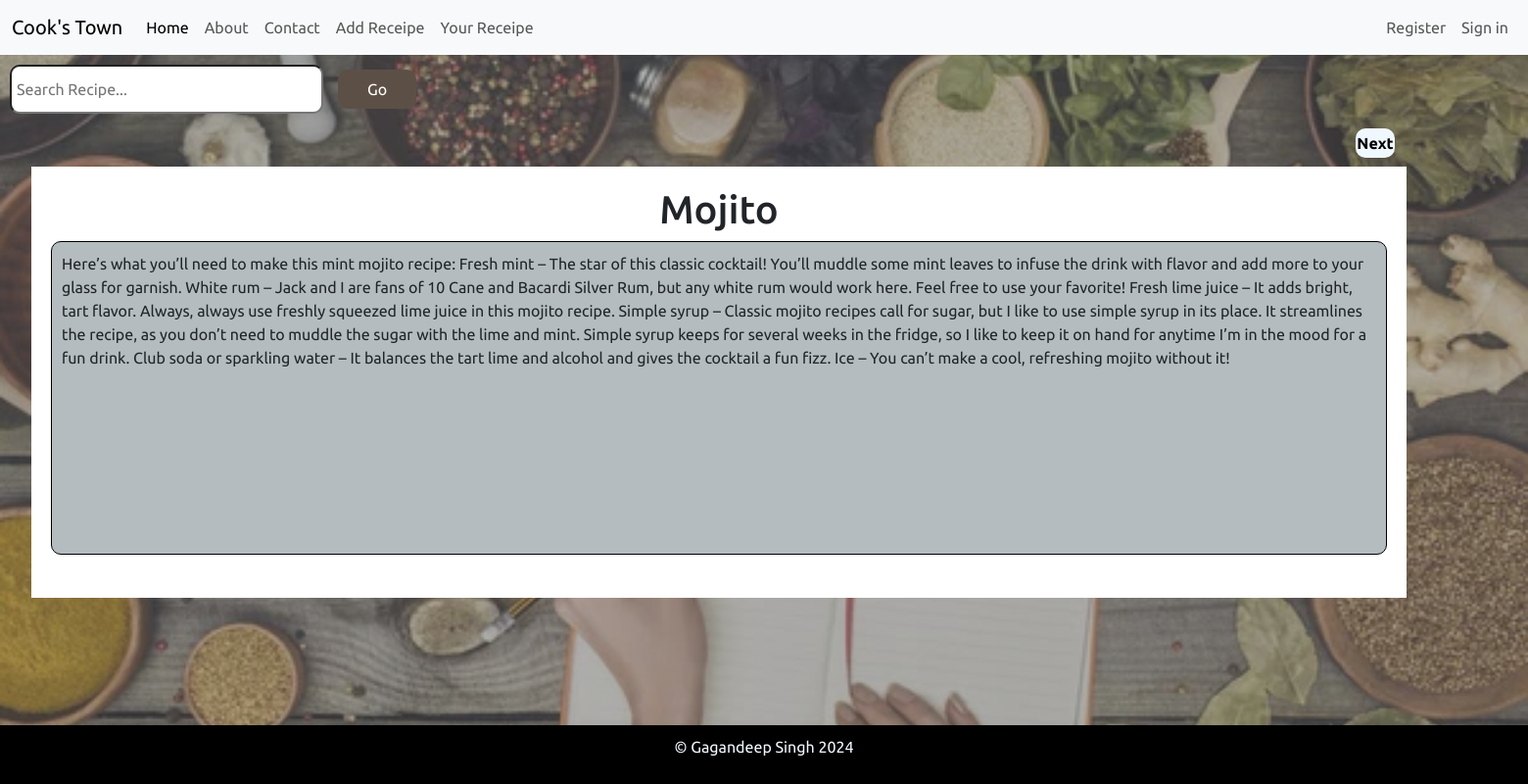
/php/home.php?title=Mojito&user=user_02@gmail.com (signed in), run on the app's committed database.
### tables this page shows
CREATE TABLE `content` (
  `id` int(11) NOT NULL,
  `email_id` varchar(50) NOT NULL,
  `date` date NOT NULL,
  `title` varchar(100) NOT NULL,
  `recipes` mediumtext DEFAULT NULL,
  `likes` int(11) DEFAULT NULL
);

### php/home.php (the view, shortened to what this page needs)
<?php
include_once "../includes/header.php";
include_once "../db/conn.php";
$title = isset($_GET['title']) ? htmlspecialchars($_GET['title']) : 'Default';
$user = isset($_GET['user']) ? htmlspecialchars($_GET['user']) : 'Default';
$search = isset($_GET['search']) ? htmlspecialchars($_GET['search']) : '';
if (isset($_GET['next'])) {
    $current_id = isset($_SESSION['current_id']) ? $_SESSION['current_id'] : 0;
    $sql = "SELECT * FROM content WHERE id > $current_id ORDER BY id ASC LIMIT 1";
    $result = mysqli_query($conn, $sql);
    if ($result && mysqli_num_rows($result) > 0) {
        $row = mysqli_fetch_assoc($result);
        $heading = $row["title"];
        $recipe = $row["recipes"];
        $_SESSION['current_id'] = $row['id'];
    } else {
        $sql = "SELECT * FROM content ORDER BY id ASC LIMIT 1";
        $result = mysqli_query($conn, $sql);
        if ($result && mysqli_num_rows($result) > 0) {
            $row = mysqli_fetch_assoc($result);
            $heading = $row["title"];
            $recipe = $row["recipes"];
            $_SESSION['current_id'] = $row['id'];
        } else {
            $heading = "No data available.";
            $recipe = "";
        }
    }
} else {
    $sql = "SELECT * FROM content WHERE email_id='$user' AND title='$title'";
    $result = mysqli_query($conn, $sql);
    if ($result && mysqli_num_rows($result) > 0) {
        $row = mysqli_fetch_assoc($result);
        $heading = $row["title"];
        $recipe = $row["recipes"];
    } else {
        $heading = "No data available.";
        $recipe = "";
    }
}
?>
    <form class="search-container" method="GET" action="">
        <input type="text" name="search" placeholder="Search Recipe..." class="search-input">
        <button type="submit" class="search-button">Go</button>
    </form>
<div class="f">
    <button class="like-button" onclick="location.href='?next=true'">
       Next
    </button>
</div>
<div class="main1-container">
    <?php echo "<h1>$heading</h1>";
          echo "<p>$recipe</p>"; ?>
</div>
<?php
include_once "../includes/footer.php";
?>

### css/style.css (style rules this page uses)
body { font-family: "Ubuntu", sans-serif; background: linear-gradient(rgba(98, 100, 102, 0.5), rgba(98, 100, 102, 0.5)), url("/assets/bg-image.jpg"); background-size: cover; background-repeat: no-repeat; background-attachment: fixed; }
.search-container { margin: 10px; display: flex; gap: 10px; justify-content: flex-end; }
.search-input { padding: 5px; font-size: 16px; width: 40vh; border-radius: 10px; height: 50px; }
.search-button { margin-left: 5px; padding: 5px 10px; font-size: 16px; width: 5em; border-radius: 10px; overflow: hidden; white-space: nowrap; text-overflow: ellipsis; }
.main1-container { padding: 20px; background-color: white; margin: 2em; width: 90%; height: 55vh; text-align: center; margin-top: 0; }
.main1-container > p { background-color: #b4bcc0; border: 1px solid black; border-radius: 10px; height: 80%; text-align: left; padding: 10px; overflow-y: auto; }
.like-button { border-radius: 10px; height: 30px; width: 40px; padding: 2px; overflow: hidden; display: flex; justify-content: center; align-items: center; background-color: aliceblue; color: black; font-weight: bold; }
.f { margin-bottom: 4px; display: flex; width: 180%; justify-content: flex-end; }

### css/contact.css (style rules this page uses)
button { width: 50%; padding: 10px; background-color: #5c5046; color: white; border: none; border-radius: 5px; font-size: 1em; display: block; margin: 5px auto; }

### data on the page
content: title "Mojito", recipes "Here’s what you’ll need to make this mint mojito recipe: Fresh mint – The star of this classic cocktail! You’ll muddle some mint leaves to infuse the drink with flavor and add more to your glass for garnish. White rum – Jack and I are fans of 10 Cane and Bacardi Silver Rum, but any white rum would work here. Feel free to use your favorite! Fresh lime juice – It adds bright, tart flavor. Always, always use freshly squeezed lime juice in this mojito recipe. Simple syrup – Classic mojito recipes call for sugar, but I like to use simple syrup in its place. It streamlines the recipe, as you don’t need to muddle the sugar with the lime and mint. Simple syrup keeps for several weeks in the fridge,…"
